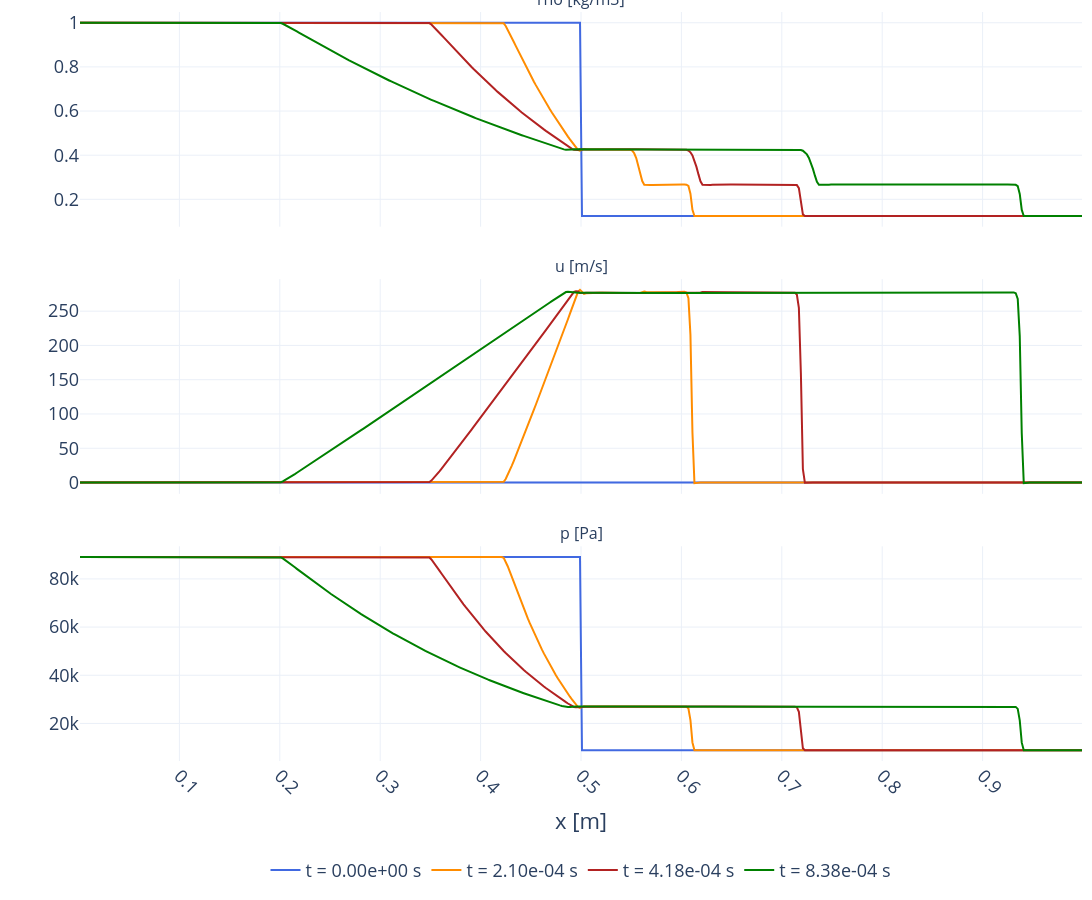

The cell this chart's notebook holds for it:
### Markdown cell above
# time evolution

### Code cell
snapshot_times = jnp.array([0.0, 0.25 * t_final, 0.5 * t_final, t_final])
indices = [int(jnp.argmin(jnp.abs(t_hist - t_target))) for t_target in snapshot_times]

fig = make_subplots(
    rows=3,
    cols=1,
    shared_xaxes=True,
    subplot_titles=["rho [kg/m3]", "u [m/s]", "p [Pa]"],
    vertical_spacing=0.07,
)

colors = ["royalblue", "darkorange", "firebrick", "green"]

for k, idx in enumerate(indices):
    _prim_i = extract_primitives_from_U(U_hist[idx], eq_manager)
    Y_i, rho_i, T_i, Tv_i, p_i = (
        _prim_i.Y_s,
        _prim_i.rho,
        _prim_i.T,
        _prim_i.Tv,
        _prim_i.p,
    )
    u_i = U_hist[idx, :, n_species] / rho_i
    label = f"t = {float(t_hist[idx]):.2e} s"
    kw = dict(mode="lines", line=dict(color=colors[k]))
    fig.add_trace(
        go.Scatter(x=np.array(x), y=np.array(rho_i), name=label, **kw), row=1, col=1
    )
    fig.add_trace(
        go.Scatter(x=np.array(x), y=np.array(u_i), name=label, showlegend=False, **kw),
        row=2,
        col=1,
    )
    fig.add_trace(
        go.Scatter(x=np.array(x), y=np.array(p_i), name=label, showlegend=False, **kw),
        row=3,
        col=1,
    )

_ax_x = dict(title_font=dict(size=22), tickfont=dict(size=18), tickangle=45)
_ax_y = dict(title_font=dict(size=22), tickfont=dict(size=18))
fig.update_layout(
    title=None,
    width=1200,
    height=900,
    margin=dict(t=10, b=100, l=80, r=10),
    xaxis=_ax_x,
    xaxis2=_ax_x,
    xaxis3={**_ax_x, "title_text": "x [m]"},
    yaxis=_ax_y,
    yaxis2=_ax_y,
    yaxis3=_ax_y,
    legend=dict(
        font=dict(size=18),
        x=0.5,
        y=-0.12,
        xanchor="center",
        yanchor="top",
        borderwidth=1,
        bordercolor="white",
        orientation="h",
    ),
)
fig.show()

### Figure 1 — Plotly figure (JSON) as saved in the notebook; plotly's stock layout.template omitted (floating-point values rounded to 4 significant figures; data arrays with more than 128 entries replaced by an {"elided": "..."} marker saying what was removed)
{"data": [{"line": {"color": "royalblue"}, "mode": "lines", "name": "t = 0.00e+00 s", "type": "scatter", "x": {"elided": "500 float values"}, "xaxis": "x", "y": {"elided": "500 float values"}, "yaxis": "y"}, {"line": {"color": "royalblue"}, "mode": "lines", "name": "t = 0.00e+00 s", "showlegend": false, "type": "scatter", "x": {"elided": "500 float values"}, "xaxis": "x2", "y": {"elided": "500 float values"}, "yaxis": "y2"}, {"line": {"color": "royalblue"}, "mode": "lines", "name": "t = 0.00e+00 s", "showlegend": false, "type": "scatter", "x": {"elided": "500 float values"}, "xaxis": "x3", "y": {"elided": "500 float values"}, "yaxis": "y3"}, {"line": {"color": "darkorange"}, "mode": "lines", "name": "t = 2.10e-04 s", "type": "scatter", "x": {"elided": "500 float values"}, "xaxis": "x", "y": {"elided": "500 float values"}, "yaxis": "y"}, {"line": {"color": "darkorange"}, "mode": "lines", "name": "t = 2.10e-04 s", "showlegend": false, "type": "scatter", "x": {"elided": "500 float values"}, "xaxis": "x2", "y": {"elided": "500 float values"}, "yaxis": "y2"}, {"line": {"color": "darkorange"}, "mode": "lines", "name": "t = 2.10e-04 s", "showlegend": false, "type": "scatter", "x": {"elided": "500 float values"}, "xaxis": "x3", "y": {"elided": "500 float values"}, "yaxis": "y3"}, {"line": {"color": "firebrick"}, "mode": "lines", "name": "t = 4.18e-04 s", "type": "scatter", "x": {"elided": "500 float values"}, "xaxis": "x", "y": {"elided": "500 float values"}, "yaxis": "y"}, {"line": {"color": "firebrick"}, "mode": "lines", "name": "t = 4.18e-04 s", "showlegend": false, "type": "scatter", "x": {"elided": "500 float values"}, "xaxis": "x2", "y": {"elided": "500 float values"}, "yaxis": "y2"}, {"line": {"color": "firebrick"}, "mode": "lines", "name": "t = 4.18e-04 s", "showlegend": false, "type": "scatter", "x": {"elided": "500 float values"}, "xaxis": "x3", "y": {"elided": "500 float values"}, "yaxis": "y3"}, {"line": {"color": "green"}, "mode": "lines", "name": "t = 8.38e-04 s", "type": "scatter", "x": {"elided": "500 float values"}, "xaxis": "x", "y": {"elided": "500 float values"}, "yaxis": "y"}, {"line": {"color": "green"}, "mode": "lines", "name": "t = 8.38e-04 s", "showlegend": false, "type": "scatter", "x": {"elided": "500 float values"}, "xaxis": "x2", "y": {"elided": "500 float values"}, "yaxis": "y2"}, {"line": {"color": "green"}, "mode": "lines", "name": "t = 8.38e-04 s", "showlegend": false, "type": "scatter", "x": {"elided": "500 float values"}, "xaxis": "x3", "y": {"elided": "500 float values"}, "yaxis": "y3"}], "layout": {"annotations": [{"font": {"size": 16}, "showarrow": false, "text": "rho [kg/m3]", "x": 0.5, "xanchor": "center", "xref": "paper", "y": 1, "yanchor": "bottom", "yref": "paper"}, {"font": {"size": 16}, "showarrow": false, "text": "u [m/s]", "x": 0.5, "xanchor": "center", "xref": "paper", "y": 0.6433, "yanchor": "bottom", "yref": "paper"}, {"font": {"size": 16}, "showarrow": false, "text": "p [Pa]", "x": 0.5, "xanchor": "center", "xref": "paper", "y": 0.2867, "yanchor": "bottom", "yref": "paper"}], "height": 900, "legend": {"bordercolor": "white", "borderwidth": 1, "font": {"size": 18}, "orientation": "h", "x": 0.5, "xanchor": "center", "y": -0.12, "yanchor": "top"}, "margin": {"b": 100, "l": 80, "r": 10, "t": 10}, "title": {}, "width": 1200, "xaxis": {"anchor": "y", "domain": [0, 1], "matches": "x3", "showticklabels": false, "tickangle": 45, "tickfont": {"size": 18}, "title": {"font": {"size": 22}}}, "xaxis2": {"anchor": "y2", "domain": [0, 1], "matches": "x3", "showticklabels": false, "tickangle": 45, "tickfont": {"size": 18}, "title": {"font": {"size": 22}}}, "xaxis3": {"anchor": "y3", "domain": [0, 1], "tickangle": 45, "tickfont": {"size": 18}, "title": {"font": {"size": 22}, "text": "x [m]"}}, "yaxis": {"anchor": "x", "domain": [0.7133, 1], "tickfont": {"size": 18}, "title": {"font": {"size": 22}}}, "yaxis2": {"anchor": "x2", "domain": [0.3567, 0.6433], "tickfont": {"size": 18}, "title": {"font": {"size": 22}}}, "yaxis3": {"anchor": "x3", "domain": [0, 0.2867], "tickfont": {"size": 18}, "title": {"font": {"size": 22}}}}}
